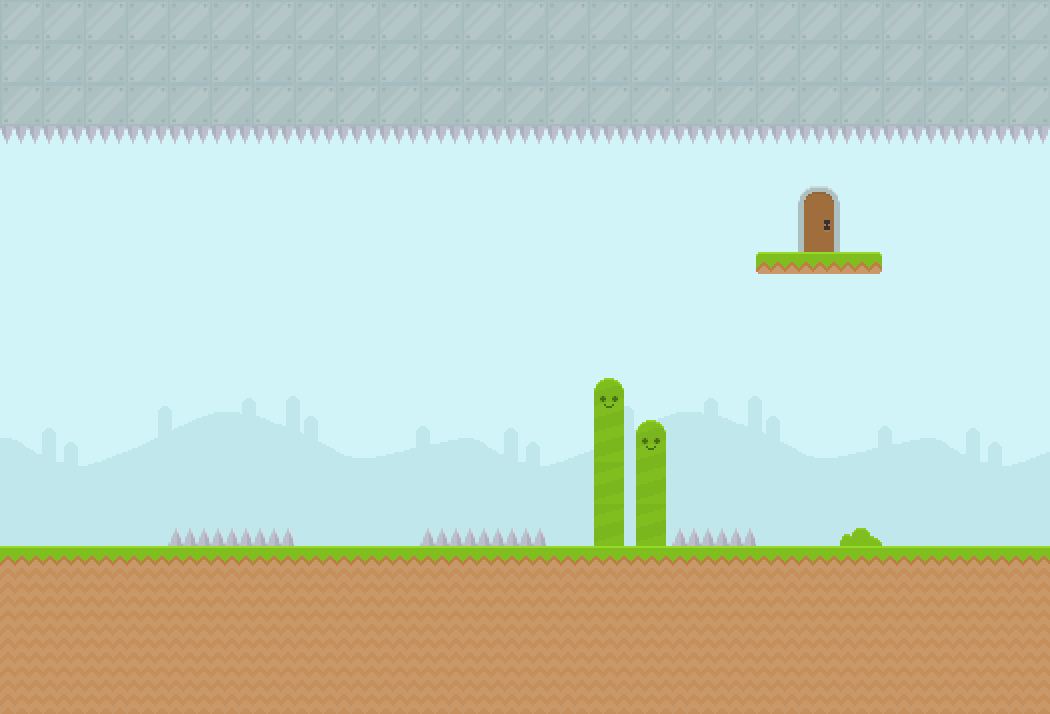

This game map was drawn from its Tiled (.tmx) file and the tilesets committed beside it. A one-line description and the full map source follow:
An orthogonal 25x17 tile map with 42x42 px tiles, 2 tile layers (background, foreground) and 2 objects (player, diamond).

<map version="1.0" tiledversion="1.0.2" orientation="orthogonal" renderorder="right-down" width="25" height="17" tilewidth="42" tileheight="42" nextobjectid="4">
 <tileset firstgid="1" source="tileset.tsx" />
 <layer name="background" width="25" height="17">
  <data encoding="csv">
232,232,232,232,232,232,232,232,232,232,232,232,232,232,232,232,232,232,232,232,232,232,232,232,232,
232,232,232,232,232,232,232,232,232,232,232,232,232,232,232,232,232,232,232,232,232,232,232,232,232,
232,232,232,232,232,232,232,232,232,232,232,232,232,232,232,232,232,232,232,232,232,232,232,232,232,
232,232,232,232,232,232,232,232,232,232,232,232,232,232,232,232,232,232,232,232,232,232,232,232,232,
232,232,232,232,232,232,232,232,232,232,232,232,232,232,232,232,232,232,232,232,232,232,232,232,232,
232,232,232,232,232,232,232,232,232,232,232,232,232,232,232,232,232,232,232,232,232,232,232,232,232,
232,232,232,232,232,232,232,232,232,232,232,232,232,232,232,232,232,232,232,232,232,232,232,232,232,
232,232,232,232,232,232,232,232,232,232,232,232,232,232,232,232,232,232,232,232,232,232,232,232,232,
232,232,232,232,232,232,232,232,232,232,232,232,232,232,232,232,232,232,232,232,232,232,232,232,232,
230,231,232,233,234,235,236,237,238,239,240,230,231,232,233,234,235,236,237,238,239,240,230,231,232,
260,261,262,263,264,265,266,267,268,269,270,260,261,262,263,264,265,266,267,268,269,270,260,261,262,
290,291,292,293,294,295,296,297,298,299,300,290,291,292,293,294,295,296,297,298,299,300,290,291,292,
293,293,293,293,293,293,293,293,293,293,293,293,293,293,293,293,293,293,293,293,293,293,293,293,293,
293,293,293,293,293,293,293,293,293,293,293,293,293,293,293,293,293,293,293,293,293,293,293,293,293,
293,293,293,293,293,293,293,293,293,293,293,293,293,293,293,293,293,293,293,293,293,293,293,293,293,
293,293,293,293,293,293,293,293,293,293,293,293,293,293,293,293,293,293,293,293,293,293,293,293,293,
293,293,293,293,293,293,293,293,293,293,293,293,293,293,293,293,293,293,293,293,293,293,293,293,293
</data>
 </layer>
 <layer name="foreground" width="25" height="17">
  <data encoding="csv">
936,936,936,936,936,936,936,936,936,936,936,936,936,936,936,936,936,936,936,936,936,936,936,936,936,
936,936,936,936,936,936,936,936,936,936,936,936,936,936,936,936,936,936,936,936,936,936,936,936,936,
936,936,936,936,936,936,936,936,936,936,936,936,936,936,936,936,936,936,936,936,936,936,936,936,936,
118,118,118,118,118,118,118,118,118,118,118,118,118,118,118,118,118,118,118,118,118,118,118,118,118,
0,0,0,0,0,0,0,0,0,0,0,0,0,0,0,0,0,0,0,167,0,0,0,0,0,
0,0,0,0,0,0,0,0,0,0,0,0,0,0,0,0,0,0,0,168,0,0,0,0,0,
0,0,0,0,0,0,0,0,0,0,0,0,0,0,0,0,0,0,130,159,160,0,0,0,0,
0,0,0,0,0,0,0,0,0,0,0,0,0,0,0,0,0,0,0,0,0,0,0,0,0,
0,0,0,0,0,0,0,0,0,0,0,0,0,0,0,0,0,0,0,0,0,0,0,0,0,
0,0,0,0,0,0,0,0,0,0,0,0,0,0,197,0,0,0,0,0,0,0,0,0,0,
0,0,0,0,0,0,0,0,0,0,0,0,0,0,227,197,0,0,0,0,0,0,0,0,0,
0,0,0,0,0,0,0,0,0,0,0,0,0,0,227,227,0,0,0,0,0,0,0,0,0,
0,0,0,0,119,119,119,0,0,0,119,119,119,0,227,227,119,119,0,0,47,0,0,0,0,
124,124,124,124,124,124,124,124,124,124,124,124,124,124,124,124,124,124,124,124,124,124,124,124,124,
153,153,153,153,153,153,153,153,153,153,153,153,153,153,153,153,153,153,153,153,153,153,153,153,153,
153,153,153,153,153,153,153,153,153,153,153,153,153,153,153,153,153,153,153,153,153,153,153,153,153,
153,153,153,153,153,153,153,153,153,153,153,153,153,153,153,153,153,153,153,153,153,153,153,153,153
</data>
 </layer>
 <objectgroup name="objects">
  <object id="1" name="player" type="player" x="90" y="494.003" width="44" height="48" />
  <object id="3" name="diamond" x="560" y="154" width="28.6667" height="29.3333" />
 </objectgroup>
</map>
